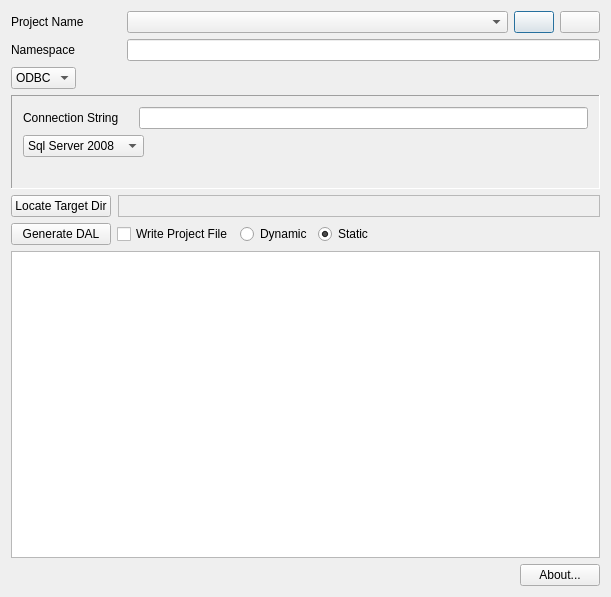
<?xml version="1.0" encoding="UTF-8"?>
<ui version="4.0">
 <class>QTSqlGenClass</class>
 <widget class="QDialog" name="QTSqlGenClass">
  <property name="geometry">
   <rect>
    <x>0</x>
    <y>0</y>
    <width>611</width>
    <height>597</height>
   </rect>
  </property>
  <property name="windowTitle">
   <string>QSQLGenerator</string>
  </property>
  <property name="windowIcon">
   <iconset resource="QTSqlGen.qrc">
    <normaloff>:/templates/Resources/QTSqlGen.png</normaloff>:/templates/Resources/QTSqlGen.png</iconset>
  </property>
  <layout class="QVBoxLayout" name="verticalLayout">
   <item>
    <layout class="QHBoxLayout" name="horizontalLayout_8">
     <item>
      <widget class="QLabel" name="label_2">
       <property name="minimumSize">
        <size>
         <width>110</width>
         <height>0</height>
        </size>
       </property>
       <property name="maximumSize">
        <size>
         <width>110</width>
         <height>16777215</height>
        </size>
       </property>
       <property name="text">
        <string>Project Name</string>
       </property>
      </widget>
     </item>
     <item>
      <widget class="QComboBox" name="_projectNames">
       <property name="contextMenuPolicy">
        <enum>Qt::NoContextMenu</enum>
       </property>
       <property name="sizeAdjustPolicy">
        <enum>QComboBox::AdjustToContents</enum>
       </property>
      </widget>
     </item>
     <item>
      <widget class="QPushButton" name="_newProject">
       <property name="minimumSize">
        <size>
         <width>40</width>
         <height>0</height>
        </size>
       </property>
       <property name="maximumSize">
        <size>
         <width>40</width>
         <height>16777215</height>
        </size>
       </property>
       <property name="contextMenuPolicy">
        <enum>Qt::NoContextMenu</enum>
       </property>
       <property name="statusTip">
        <string>New Project</string>
       </property>
       <property name="icon">
        <iconset resource="QTSqlGen.qrc">
         <normaloff>:/templates/Resources/add.png</normaloff>:/templates/Resources/add.png</iconset>
       </property>
      </widget>
     </item>
     <item>
      <widget class="QPushButton" name="_deleteProject">
       <property name="minimumSize">
        <size>
         <width>40</width>
         <height>0</height>
        </size>
       </property>
       <property name="maximumSize">
        <size>
         <width>40</width>
         <height>16777215</height>
        </size>
       </property>
       <property name="contextMenuPolicy">
        <enum>Qt::NoContextMenu</enum>
       </property>
       <property name="statusTip">
        <string>Delete Current Project</string>
       </property>
       <property name="icon">
        <iconset resource="QTSqlGen.qrc">
         <normaloff>:/templates/Resources/delete.png</normaloff>:/templates/Resources/delete.png</iconset>
       </property>
      </widget>
     </item>
    </layout>
   </item>
   <item>
    <layout class="QHBoxLayout" name="horizontalLayout_9">
     <item>
      <widget class="QLabel" name="label_3">
       <property name="minimumSize">
        <size>
         <width>110</width>
         <height>0</height>
        </size>
       </property>
       <property name="text">
        <string>Namespace</string>
       </property>
      </widget>
     </item>
     <item>
      <widget class="QLineEdit" name="_namespaceEdit"/>
     </item>
    </layout>
   </item>
   <item>
    <layout class="QHBoxLayout" name="horizontalLayout_2">
     <item>
      <widget class="QComboBox" name="_databaseType">
       <item>
        <property name="text">
         <string>ODBC</string>
        </property>
       </item>
       <item>
        <property name="text">
         <string>Sqlite</string>
        </property>
       </item>
      </widget>
     </item>
     <item>
      <spacer name="horizontalSpacer_2">
       <property name="orientation">
        <enum>Qt::Horizontal</enum>
       </property>
       <property name="sizeHint" stdset="0">
        <size>
         <width>40</width>
         <height>20</height>
        </size>
       </property>
      </spacer>
     </item>
    </layout>
   </item>
   <item>
    <widget class="QStackedWidget" name="_databaseStack">
     <property name="maximumSize">
      <size>
       <width>16777215</width>
       <height>94</height>
      </size>
     </property>
     <property name="frameShape">
      <enum>QFrame::Panel</enum>
     </property>
     <property name="frameShadow">
      <enum>QFrame::Sunken</enum>
     </property>
     <property name="currentIndex">
      <number>0</number>
     </property>
     <widget class="QWidget" name="_odbcPage">
      <layout class="QVBoxLayout" name="verticalLayout_2">
       <item>
        <layout class="QHBoxLayout" name="horizontalLayout_4">
         <item>
          <widget class="QLabel" name="label">
           <property name="minimumSize">
            <size>
             <width>110</width>
             <height>0</height>
            </size>
           </property>
           <property name="maximumSize">
            <size>
             <width>110</width>
             <height>16777215</height>
            </size>
           </property>
           <property name="text">
            <string>Connection String</string>
           </property>
          </widget>
         </item>
         <item>
          <widget class="QLineEdit" name="_connectionString"/>
         </item>
        </layout>
       </item>
       <item>
        <layout class="QHBoxLayout" name="horizontalLayout_5">
         <item>
          <widget class="QComboBox" name="_schemaSource">
           <item>
            <property name="text">
             <string>Sql Server 2008</string>
            </property>
           </item>
           <item>
            <property name="text">
             <string>Sql Server 2005</string>
            </property>
           </item>
           <item>
            <property name="text">
             <string>Sql Server 2000</string>
            </property>
           </item>
           <item>
            <property name="text">
             <string>Microsoft Access</string>
            </property>
           </item>
           <item>
            <property name="text">
             <string>My SQL</string>
            </property>
           </item>
           <item>
            <property name="text">
             <string>Oracle</string>
            </property>
           </item>
           <item>
            <property name="text">
             <string>Postgres</string>
            </property>
           </item>
          </widget>
         </item>
         <item>
          <spacer name="horizontalSpacer_3">
           <property name="orientation">
            <enum>Qt::Horizontal</enum>
           </property>
           <property name="sizeHint" stdset="0">
            <size>
             <width>40</width>
             <height>20</height>
            </size>
           </property>
          </spacer>
         </item>
        </layout>
       </item>
       <item>
        <spacer name="verticalSpacer">
         <property name="orientation">
          <enum>Qt::Vertical</enum>
         </property>
         <property name="sizeHint" stdset="0">
          <size>
           <width>20</width>
           <height>45</height>
          </size>
         </property>
        </spacer>
       </item>
      </layout>
     </widget>
     <widget class="QWidget" name="_sqlitePage">
      <property name="sizePolicy">
       <sizepolicy hsizetype="Minimum" vsizetype="Minimum">
        <horstretch>0</horstretch>
        <verstretch>0</verstretch>
       </sizepolicy>
      </property>
      <layout class="QVBoxLayout" name="verticalLayout_3">
       <property name="leftMargin">
        <number>0</number>
       </property>
       <property name="topMargin">
        <number>1</number>
       </property>
       <property name="rightMargin">
        <number>1</number>
       </property>
       <property name="bottomMargin">
        <number>1</number>
       </property>
       <item>
        <layout class="QHBoxLayout" name="horizontalLayout_6">
         <item>
          <widget class="QPushButton" name="_locatePath">
           <property name="sizePolicy">
            <sizepolicy hsizetype="Fixed" vsizetype="Fixed">
             <horstretch>0</horstretch>
             <verstretch>0</verstretch>
            </sizepolicy>
           </property>
           <property name="minimumSize">
            <size>
             <width>100</width>
             <height>0</height>
            </size>
           </property>
           <property name="maximumSize">
            <size>
             <width>100</width>
             <height>16777215</height>
            </size>
           </property>
           <property name="text">
            <string>Select DB File</string>
           </property>
          </widget>
         </item>
         <item>
          <widget class="QLabel" name="_dbPath">
           <property name="sizePolicy">
            <sizepolicy hsizetype="Expanding" vsizetype="Preferred">
             <horstretch>0</horstretch>
             <verstretch>0</verstretch>
            </sizepolicy>
           </property>
           <property name="frameShape">
            <enum>QFrame::StyledPanel</enum>
           </property>
           <property name="text">
            <string/>
           </property>
          </widget>
         </item>
        </layout>
       </item>
       <item>
        <spacer name="verticalSpacer_2">
         <property name="orientation">
          <enum>Qt::Vertical</enum>
         </property>
         <property name="sizeHint" stdset="0">
          <size>
           <width>20</width>
           <height>40</height>
          </size>
         </property>
        </spacer>
       </item>
      </layout>
     </widget>
    </widget>
   </item>
   <item>
    <layout class="QHBoxLayout" name="horizontalLayout_7">
     <property name="spacing">
      <number>7</number>
     </property>
     <item>
      <widget class="QPushButton" name="_locateTarget">
       <property name="sizePolicy">
        <sizepolicy hsizetype="Fixed" vsizetype="Fixed">
         <horstretch>0</horstretch>
         <verstretch>0</verstretch>
        </sizepolicy>
       </property>
       <property name="minimumSize">
        <size>
         <width>100</width>
         <height>0</height>
        </size>
       </property>
       <property name="maximumSize">
        <size>
         <width>100</width>
         <height>16777215</height>
        </size>
       </property>
       <property name="text">
        <string>Locate Target Dir</string>
       </property>
      </widget>
     </item>
     <item>
      <widget class="QLabel" name="_targetPath">
       <property name="sizePolicy">
        <sizepolicy hsizetype="Expanding" vsizetype="Preferred">
         <horstretch>0</horstretch>
         <verstretch>0</verstretch>
        </sizepolicy>
       </property>
       <property name="frameShape">
        <enum>QFrame::StyledPanel</enum>
       </property>
       <property name="text">
        <string/>
       </property>
      </widget>
     </item>
    </layout>
   </item>
   <item>
    <layout class="QHBoxLayout" name="horizontalLayout_3">
     <item>
      <widget class="QPushButton" name="_genDal">
       <property name="sizePolicy">
        <sizepolicy hsizetype="Fixed" vsizetype="Fixed">
         <horstretch>0</horstretch>
         <verstretch>0</verstretch>
        </sizepolicy>
       </property>
       <property name="minimumSize">
        <size>
         <width>100</width>
         <height>0</height>
        </size>
       </property>
       <property name="maximumSize">
        <size>
         <width>100</width>
         <height>16777215</height>
        </size>
       </property>
       <property name="text">
        <string>Generate DAL</string>
       </property>
      </widget>
     </item>
     <item>
      <widget class="QCheckBox" name="_replaceProject">
       <property name="text">
        <string>Write Project File</string>
       </property>
      </widget>
     </item>
     <item>
      <widget class="QRadioButton" name="_dynamicRadio">
       <property name="text">
        <string>Dynamic</string>
       </property>
      </widget>
     </item>
     <item>
      <widget class="QRadioButton" name="_staticRadio">
       <property name="text">
        <string>Static</string>
       </property>
       <property name="checked">
        <bool>true</bool>
       </property>
      </widget>
     </item>
     <item>
      <spacer>
       <property name="orientation">
        <enum>Qt::Horizontal</enum>
       </property>
       <property name="sizeType">
        <enum>QSizePolicy::Expanding</enum>
       </property>
       <property name="sizeHint" stdset="0">
        <size>
         <width>228</width>
         <height>18</height>
        </size>
       </property>
      </spacer>
     </item>
    </layout>
   </item>
   <item>
    <widget class="QTextEdit" name="_output">
     <property name="readOnly">
      <bool>true</bool>
     </property>
    </widget>
   </item>
   <item>
    <layout class="QHBoxLayout" name="horizontalLayout">
     <item>
      <spacer name="horizontalSpacer">
       <property name="orientation">
        <enum>Qt::Horizontal</enum>
       </property>
       <property name="sizeHint" stdset="0">
        <size>
         <width>40</width>
         <height>20</height>
        </size>
       </property>
      </spacer>
     </item>
     <item>
      <widget class="QPushButton" name="_aboutButton">
       <property name="text">
        <string>About...</string>
       </property>
      </widget>
     </item>
    </layout>
   </item>
  </layout>
 </widget>
 <layoutdefault spacing="6" margin="11"/>
 <resources>
  <include location="QTSqlGen.qrc"/>
 </resources>
 <connections/>
</ui>
